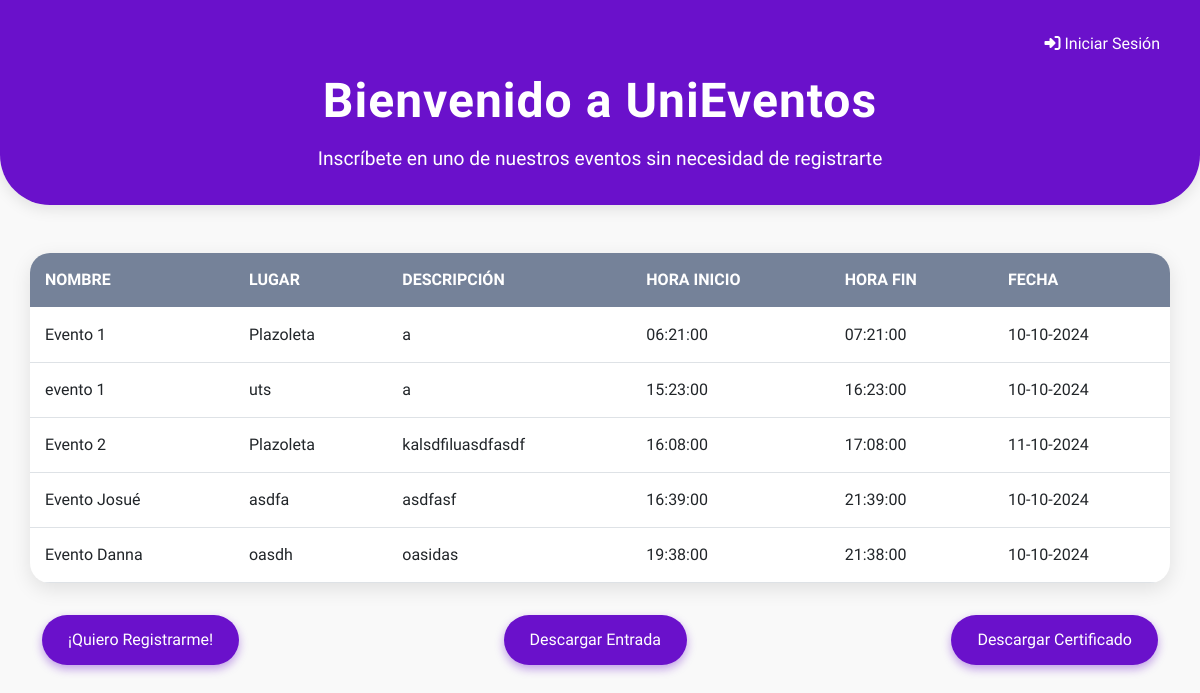
The page / on the database its author committed.
### tables this page shows
CREATE TABLE `t_eventos` (
  `id_evento` int(11) NOT NULL,
  `id_usuario` int(11) DEFAULT NULL,
  `evento` varchar(245) DEFAULT NULL,
  `hora_inicio` datetime DEFAULT NULL,
  `hora_fin` datetime DEFAULT NULL,
  `fecha` date DEFAULT NULL,
  `lugar` varchar(255) NOT NULL,
  `descripcion` varchar(1000) NOT NULL
);

### clases/Eventos.php (called while the page is built, shortened)
<?php
class Eventos extends Conexion
{
    public function mostrarEventosi()
    {
        $conexion = Conexion::conectar();
        $sql = "SELECT id_evento,
                       evento,
                       lugar,
                       descripcion,
                       DATE_FORMAT(hora_inicio, '%H:%i:%s') AS hora_inicio,
                       DATE_FORMAT(hora_fin, '%H:%i:%s') AS hora_fin,
                       DATE_FORMAT(fecha, '%d-%m-%Y') AS fecha
                FROM
                    t_eventos";
        $respuesta = mysqli_query($conexion, $sql);
        return  mysqli_fetch_all($respuesta, MYSQLI_ASSOC);
    }
}

### index.php (the view, shortened to what this page needs)
<!doctype html>
<html lang="en">
<head>
    <link href="https://cdn.jsdelivr.net/npm/bootstrap@5.0.2/dist/css/bootstrap.min.css" rel="stylesheet">
    <link rel="stylesheet" href="public/css/index.css">
    <link rel="stylesheet" href="public/librerias/fontawesome-free-6.6.0-web/css/all.css">
    <link rel="stylesheet" href="public/librerias/datatables/datatables.css">
</head>
<body>
    <header class="text-white text-center py-3">
        <nav class="navbar navbar-expand-lg navbar-dark fondoNavbar static-top">
            <div class="container-fluid">
                <div class="collapse navbar-collapse" id="navbarSupportedContent">
                    <ul class="navbar-nav ms-auto">
                        <li class="nav-item">
                            <a class="nav-link active" href="loginAdmin.php">
                                <i class="fa-solid fa-right-to-bracket"></i> Iniciar Sesión
                            </a>
                        </li>
                    </ul>
                </div>
            </div>
        </nav>
        <h1>Bienvenido a UniEventos</h1>
        <p>Inscríbete en uno de nuestros eventos sin necesidad de registrarte</p>
    </header>
    <div class="container my-5">
        <div class="row">
            <?php
            include "clases/Eventos.php";
            $Eventos = new Eventos();
            $items = $Eventos->mostrarEventosi();
            ?>
            <table class="table table-responsive-sm table-hover" id="tablaEventosLoad">
                <thead>
                    <tr>
                        <th>Nombre</th>
                        <th>Lugar</th>
                        <th>Descripción</th>
                        <th>Hora inicio</th>
                        <th>Hora fin</th>
                        <th>Fecha</th>
                    </tr>
                </thead>
                <tbody>
                    <?php foreach ($items as $key) : ?>
                        <tr>
                            <td data-label="Nombre"><?php echo $key['evento'] ?></td>
                            <td data-label="Lugar"><?php echo $key['lugar'] ?></td>
                            <td data-label="Descripción"><?php echo $key['descripcion'] ?></td>
                            <td data-label="Hora inicio"><?php echo $key['hora_inicio'] ?></td>
                            <td data-label="Hora fin"><?php echo $key['hora_fin'] ?></td>
                            <td data-label="Fecha"><?php echo $key['fecha'] ?></td>
                        </tr>
                    <?php endforeach; ?>
                </tbody>
            </table>
            <div class="d-flex justify-content-between mt-3">
                <span class="btn btn-purple" data-bs-toggle="modal" data-bs-target="#modalAgregarInvitado">
                    ¡Quiero Registrarme!
                </span>
                <button class="btn btn-purple" onclick="location.href='generarQR.php'">
                    Descargar Entrada
                </button>
                <button class="btn btn-purple" onclick="location.href='descargarCertificado.php'">
                    Descargar Certificado
                </button>
            </div>
        </div>
    </div>
</body>
</html>

### public/css/index.css (style rules this page uses)
body { font-family: "Dosis", sans-serif; background-color: #f9f9f9; color: #333; margin: 0; padding: 0; overflow-x: hidden; }
header { background: linear-gradient(135deg, #6a11cb, #6a11cb); color: white; padding: 60px 20px; border-bottom-left-radius: 50px; border-bottom-right-radius: 50px; box-shadow: 0 4px 15px rgba(0, 0, 0, 0.1); text-align: center; }
header h1 { font-size: 3rem; font-weight: 700; letter-spacing: 1px; margin-bottom: 15px; }
header p { font-size: 1.2rem; font-weight: 300; }
.fondoNavbar { background-color: transparent; box-shadow: none; }
.navbar-dark .navbar-nav .nav-link { color: white; font-weight: 500; transition: color 0.3s ease; }
.table { background-color: white; border-radius: 20px; box-shadow: 0 6px 20px rgba(0, 0, 0, 0.1); overflow: hidden; }
.table th, .table td { padding: 15px; font-size: 1rem; }
.table th { background-color: #758299; color: white; text-transform: uppercase; font-weight: 600; }
.btn-purple { background-color: #6a11cb; color: white; padding: 12px 25px; font-size: 1rem; border-radius: 30px; box-shadow: 0 4px 10px rgba(106, 17, 203, 0.4); transition: background-color 0.3s ease, box-shadow 0.3s ease; }

### public/librerias/datatables/datatables.css (style rules this page uses)
:root { --dt-row-selected: 13, 110, 253; --dt-row-selected-text: 255, 255, 255; --dt-row-selected-link: 9, 10, 11; }

### rows shown on the page
t_eventos: evento "Evento 1", lugar "Plazoleta", descripcion "a", hora_inicio "06:21:00", hora_fin "07:21:00", fecha "10-10-2024"
t_eventos: evento "evento 1", lugar "uts", descripcion "a", hora_inicio "15:23:00", hora_fin "16:23:00", fecha "10-10-2024"
t_eventos: evento "Evento 2", lugar "Plazoleta", descripcion "kalsdfiluasdfasdf", hora_inicio "16:08:00", hora_fin "17:08:00", fecha "11-10-2024"
t_eventos: evento "Evento Josué", lugar "asdfa", descripcion "asdfasf", hora_inicio "16:39:00", hora_fin "21:39:00", fecha "10-10-2024"
t_eventos: evento "Evento Danna", lugar "oasdh", descripcion "oasidas", hora_inicio "19:38:00", hora_fin "21:38:00", fecha "10-10-2024"
